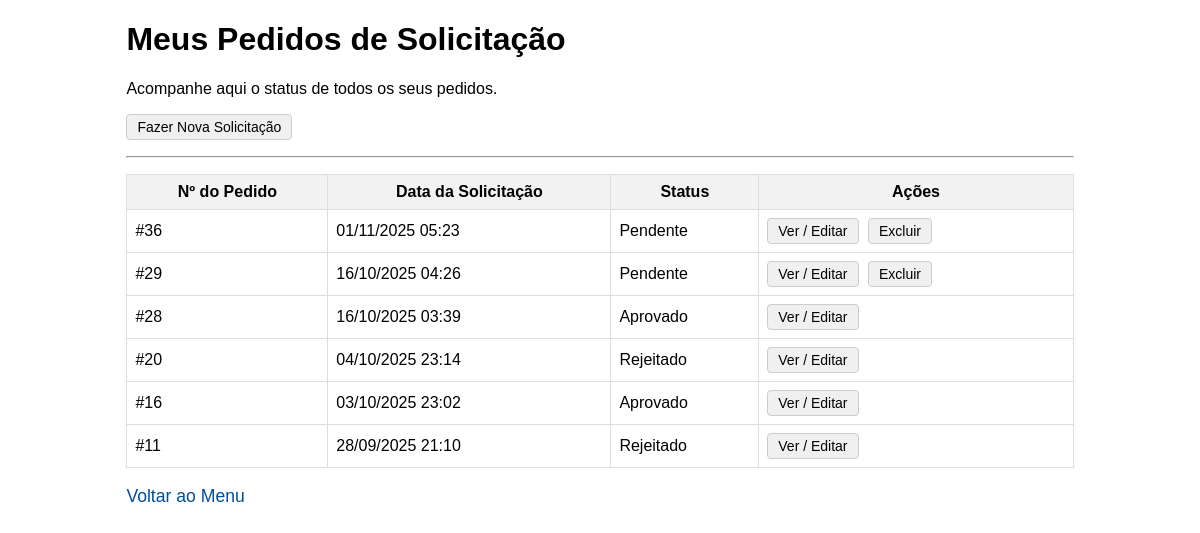
Page /produtos/pedidos/meus/ (signed in) on the earlier database version.
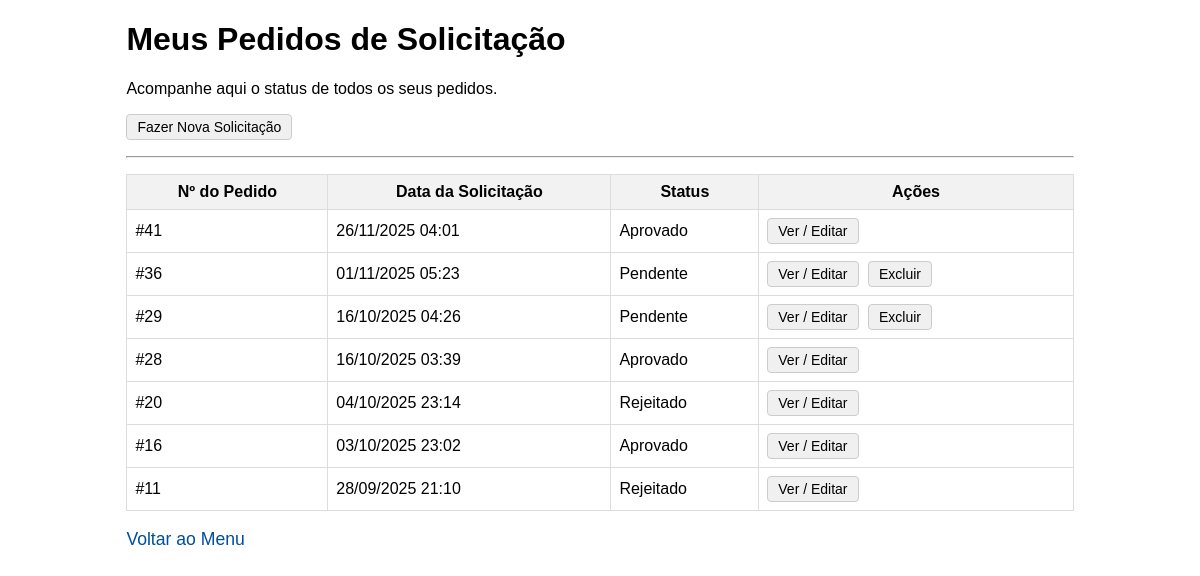
Same page on the later database version.
### produtos/models.py (models this page shows, shortened)
class Pedido(models.Model):
    STATUS_CHOICES = (
        ('PENDENTE', 'Pendente'),
        ('APROVADO', 'Aprovado'),
        ('REJEITADO', 'Rejeitado'),
        ('ENTREGUE', 'Entregue'),
    )
    solicitante = models.ForeignKey(Usuario, on_delete=models.PROTECT, related_name='pedidos_feitos')
    data_pedido = models.DateTimeField(auto_now_add=True)
    status = models.CharField(max_length=10, choices=STATUS_CHOICES, default='PENDENTE')
    class Meta:
        verbose_name = 'Pedido'
        verbose_name_plural = 'Pedidos'
        ordering = ['-data_pedido']

### produtos/views.py (the view)
# urls.py: path('pedidos/meus/', views.meus_pedidos, name='meus_pedidos'),
@login_required
@user_passes_test(lambda u: u.is_diretor())
def meus_pedidos(request):
    pedidos_do_diretor = Pedido.objects.filter(
        solicitante=request.user,
        itens__isnull=False
    ).distinct().order_by('-data_pedido')
    context = {
        'pedidos': pedidos_do_diretor
    }
    return render(request, 'pedidos/meus_pedidos.html', context)

### usuarios/models.py (called while the page is built)
    def is_diretor(self):
        return self.cargo == 'DIRETOR'

### produtos/templates/pedidos/meus_pedidos.html (shortened to what this page needs)
{% load static %}
<!DOCTYPE html>
<html lang="pt-br">
<head>
    <link rel="stylesheet" href="{% static 'produtos/pedidos_diretor.css' %}">
</head>
<body>
    <div class="container">
        <h1>Meus Pedidos de Solicitação</h1>
        <p>Acompanhe aqui o status de todos os seus pedidos.</p>
        <a href="{% url 'criar_pedido' %}" class="btn">Fazer Nova Solicitação</a>
        <hr style="margin: 1em 0;">
        <table>
            <thead>
                <tr>
                    <th>Nº do Pedido</th>
                    <th>Data da Solicitação</th>
                    <th>Status</th>
                    <th>Ações</th>
                </tr>
            </thead>
            <tbody>
                {% for pedido in pedidos %}
                <tr>
                    <td>#{{ pedido.id }}</td>
                    <td>{{ pedido.data_pedido|date:"d/m/Y H:i" }}</td>
                    <td>{{ pedido.get_status_display }}</td>
                    <td>
                        <a href="{% url 'detalhe_pedido' pedido.id %}" class="btn">Ver / Editar</a>
                        {% if pedido.status == 'PENDENTE' %}
                            <form method="post" action="{% url 'excluir_pedido' pedido.id %}" style="display: inline; margin-left: 5px;">
                                <button type="submit" class="btn" onclick="return confirm('Tem certeza que deseja excluir o pedido #{{ pedido.id }}?');">
                                    Excluir
                                </button>
                            </form>
                        {% endif %}
                    </td>
                </tr>
                {% empty %}
                <tr>
                    <td colspan="4">Você ainda não fez nenhum pedido.</td>
                </tr>
                {% endfor %}
            </tbody>
        </table>
        <br>
        <a href="{% url 'menu_diretor' %}" class="link-voltar">Voltar ao Menu</a>
    </div>
</body>
</html>

Differences in the rows shown:
added Pedido: id "41", data_pedido "26/11/2025 04:01", status "Aprovado"
